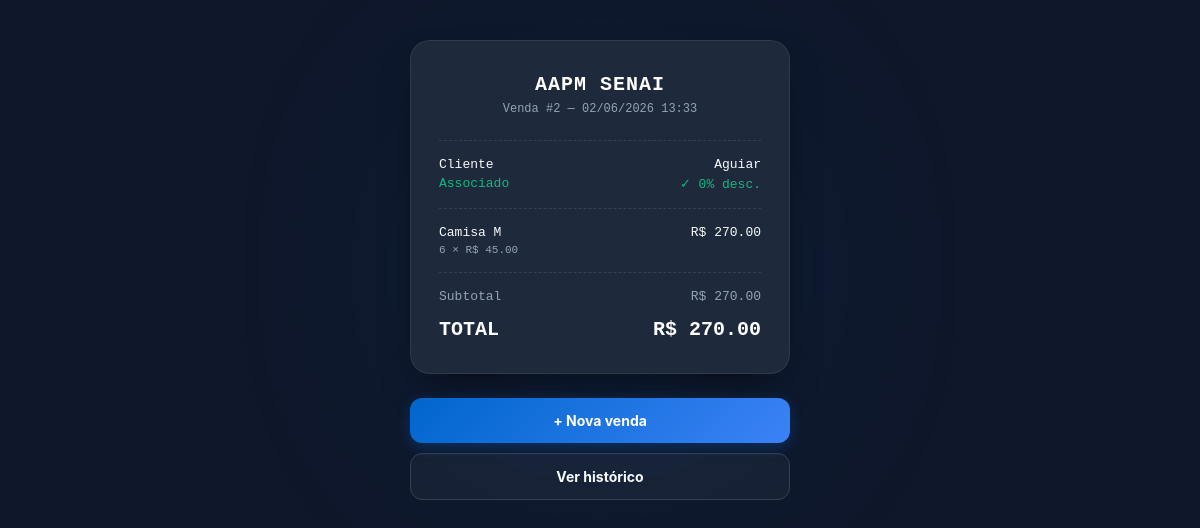
Page /pdv/venda/2 (signed in) on the committed database.
### app/models/venda.py (models this page shows, shortened)
class Venda(Base):
    __tablename__ = "vendas"
    id         = Column(Integer, primary_key=True, index=True)
    cliente_id = Column(
        Integer,
        ForeignKey("clientes.id", ondelete="SET NULL"),
        nullable=True
    )
    usuario_id = Column(
        Integer,
        ForeignKey("usuarios.id", ondelete="SET NULL"),
        nullable=True
    )
    desconto_percentual = Column(Float, nullable=False, default=0.0)
    total_bruto  = Column(Float, nullable=False, default=0.0)
    total_liquido = Column(Float, nullable=False, default=0.0)
    observacao = Column(String(255), nullable=True)
    criado_em = Column(DateTime, server_default=func.now())
    cliente = relationship("Cliente", back_populates="vendas")
    usuario = relationship("Usuario", backref="vendas")
    itens   = relationship(
        "ItemVenda",
        back_populates="venda",
        cascade="all, delete-orphan"  # deleta itens se a venda for deletada
    )

class ItemVenda(Base):
    __tablename__ = "itens_venda"
    id         = Column(Integer, primary_key=True, index=True)
    venda_id   = Column(
        Integer,
        ForeignKey("vendas.id", ondelete="CASCADE"),
        nullable=False
    )
    produto_id = Column(
        Integer,
        ForeignKey("produtos.id", ondelete="SET NULL"),
        nullable=True
    )
    produto_nome   = Column(String(150), nullable=False)
    quantidade     = Column(Integer, nullable=False)
    preco_unitario = Column(Float, nullable=False)   # preço no momento da venda
    venda   = relationship("Venda", back_populates="itens")
    produto = relationship("Produto", backref="itens_venda")

### app/models/cliente.py (models this page shows, shortened)
class Cliente(Base):
    __tablename__ = "clientes"
    id         = Column(Integer, primary_key=True, index=True)
    nome       = Column(String(150), nullable=False, index=True)
    matricula  = Column(String(50), nullable=True, unique=True)
    telefone   = Column(String(20), nullable=True)
    is_associado = Column(Boolean, default=False, nullable=False)
    ativo      = Column(Boolean, default=True)
    criado_em  = Column(DateTime, server_default=func.now())
    vendas = relationship("Venda", back_populates="cliente")

### app/controllers/pdv_controller.py (the view)
@router.get("/venda/{venda_id}")
def detalhe_venda(
    venda_id: int,
    request: Request,
    db: Session = Depends(get_db),
    usuario = Depends(get_usuario_logado)
):
    venda = db.query(Venda).filter(Venda.id == venda_id).first()
    if not venda:
        return RedirectResponse(url="/pdv", status_code=302)
    return templates.TemplateResponse(
        request,
        "pdv/comprovante.html",
        {"request": request, "usuario": usuario, "venda": venda}
    )

### app/templates/pdv/comprovante.html (shortened to what this page needs)
<!DOCTYPE html>
<html lang="pt-br">
<head>
</head>
<body>
    <div class="cupom">
        <div class="titulo">AAPM SENAI</div>
        <div class="subtitulo">
            Venda #{{ venda.id }} —
            {{ venda.criado_em.strftime('%d/%m/%Y %H:%M') }}
        </div>
        <hr class="linha-sep">
        {% if venda.cliente %}
        <div class="item-linha">
            <span>Cliente</span>
            <span>{{ venda.cliente.nome }}</span>
        </div>
        {% if venda.cliente.is_associado %}
        <div class="item-linha desc-linha">
            <span>Associado</span>
            <span>✓ {{ venda.desconto_percentual|int }}% desc.</span>
        </div>
        {% endif %}
        <hr class="linha-sep">
        {% endif %}
        {% for item in venda.itens %}
        <div class="item-linha">
            <span>{{ item.produto_nome }}</span>
            <span>R$ {{ "%.2f"|format(item.subtotal) }}</span>
        </div>
        <div class="item-desc">
            {{ item.quantidade }} × R$ {{ "%.2f"|format(item.preco_unitario) }}
        </div>
        {% endfor %}
        <hr class="linha-sep">
        <div class="total-linha">
            <span>Subtotal</span>
            <span>R$ {{ "%.2f"|format(venda.total_bruto) }}</span>
        </div>
        <div class="total-final">
            <span>TOTAL</span>
            <span>R$ {{ "%.2f"|format(venda.total_liquido) }}</span>
        </div>
    </div>
    <a href="/pdv" class="btn btn-nova">+ Nova venda</a>
    <a href="/pdv/historico" class="btn btn-hist">Ver histórico</a>
</body>
</html>

### app/templates/pdv/comprovante.html (style rules this page uses)
:root { --bg-base: #0f172a; --bg-surface: rgba(30, 41, 59, 0.7); --bg-cupom: #1e293b; --text-main: #f8fafc; --text-muted: #94a3b8; --border-color: #334155; --success: #10b981; --primary-gradient: linear-gradient(135deg, #0066cc, #3b82f6); --radius-xl: 20px; --radius-md: 12px; --radius-sm: 6px; --transition: all 0.25s cubic-bezier(0.4, 0, 0.2, 1); }
* { box-sizing: border-box; margin: 0; padding: 0; }
body { font-family: ui-monospace, SFMono-Regular, Menlo, Consolas, "Liberation Mono", monospace; max-width: 420px; margin: 40px auto; background: var(--bg-base); color: var(--text-main); padding: 0 20px; position: relative; min-height: 100vh; }
body::before { content: ''; position: absolute; width: 300px; height: 300px; background: #0066cc; filter: blur(120px); opacity: 0.15; top: 10%; left: 50%; transform: translateX(-50%); pointer-events: none; z-index: -1; }
.cupom { background: var(--bg-cupom); border: 1px solid rgba(255, 255, 255, 0.08); border-radius: var(--radius-xl); padding: 32px 28px; box-shadow: 0 20px 40px -15px rgba(0, 0, 0, 0.6); }
.titulo { text-align: center; font-weight: 800; font-size: 20px; margin-bottom: 6px; letter-spacing: 1px; color: #ffffff; }
.subtitulo { text-align: center; color: var(--text-muted); font-size: 12px; margin-bottom: 24px; }
.linha-sep { border: none; border-top: 1px dashed var(--border-color); margin: 16px 0; }
.item-linha { display: flex; justify-content: space-between; font-size: 13px; margin-bottom: 4px; color: var(--text-main); }
.item-desc { color: var(--text-muted); font-size: 11px; margin-bottom: 12px; }
.total-linha { display: flex; justify-content: space-between; font-size: 13px; margin-bottom: 8px; color: var(--text-muted); }
.total-final { display: flex; justify-content: space-between; font-size: 20px; font-weight: 800; margin-top: 14px; color: #ffffff; }
.desc-linha { color: var(--success); }
.btn { display: block; text-align: center; padding: 14px; border-radius: var(--radius-md); font-weight: 700; font-size: 14px; text-decoration: none; transition: var(--transition); font-family: -apple-system, BlinkMacSystemFont, "Segoe UI", Roboto, sans-serif; }
.btn-nova { background: var(--primary-gradient); color: #ffffff; margin-top: 24px; box-shadow: 0 4px 14px rgba(0, 102, 204, 0.3); }
.btn-hist { background: rgba(255, 255, 255, 0.04); color: var(--text-main); margin-top: 10px; border: 1px solid var(--border-color); }

### rows in the picture
Venda: id "2", criado_em "02/06/2026 13:33", desconto_percentual "0", total_bruto "270.00", total_liquido "270.00"
Cliente: cliente.nome "Aguiar"
ItemVenda: produto_nome "Camisa M", subtotal "270.00", quantidade "6", preco_unitario "45.00"
